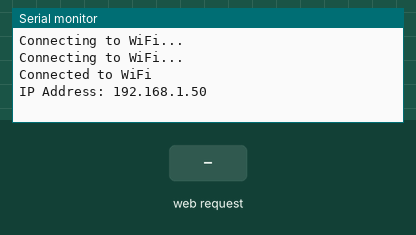
Simulated run of this sketch. Board: ESP32. Shown: the last lines printed to the serial monitor. The inputs (shaded band) are chosen by the test bench. WiFi joins after 1.5 s; servers stay silent unless stated.

Above: at 3.2 s.
3.3 s: HTTP request GET /?command=LED_ON received
At 4.1 s:
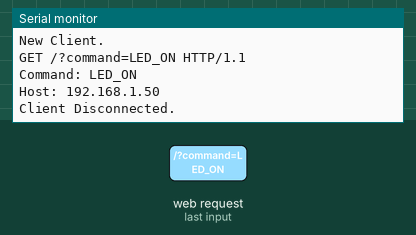
4.8 s: HTTP request GET /?command=LED_OFF received
At 5.3 s:
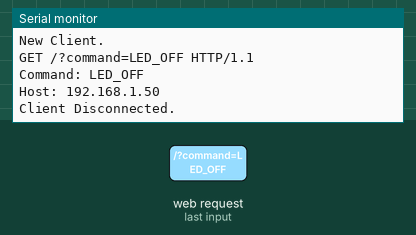

The sketch:

esp32-server.ino
```cpp
#include <WiFi.h>
#include <WiFiClient.h>
#include <WiFiServer.h>

// Replace with your network credentials
const char* ssid = "DIGIFIBRA-Pu5f";
const char* password = "UX5ysFfU6P";

WiFiServer server(80);

void setup() {
  Serial.begin(115200);

  // Connect to Wi-Fi
  WiFi.begin(ssid, password);
  while (WiFi.status() != WL_CONNECTED) {
    delay(1000);
    Serial.println("Connecting to WiFi...");
  }

  Serial.println("Connected to WiFi");
  Serial.print("IP Address: ");
  Serial.println(WiFi.localIP());

  // Start the server
  server.begin();
}

void loop() {
  WiFiClient client = server.available();
  if (client) {
    Serial.println("New Client.");
    String currentLine = "";
    while (client.connected()) {
      if (client.available()) {
        char c = client.read();
        Serial.write(c);
        if (c == '\n') {
          if (currentLine.length() == 0) {
            client.println("HTTP/1.1 200 OK");
            client.println("Content-type:text/html");
            client.println();
            client.println("<!DOCTYPE HTML>");
            client.println("<html>");
            client.println("<form action=\"/\" method=\"get\">");
            client.println("<input type=\"submit\" name=\"command\" value=\"LED_ON\">");
            client.println("<input type=\"submit\" name=\"command\" value=\"LED_OFF\">");
            client.println("</form>");
            client.println("</html>");
            client.println();
            break;
          } else {
            if (currentLine.startsWith("GET /?command=LED_ON")) {
              Serial.println("Command: LED_ON");
              // Handle LED_ON command
            } else if (currentLine.startsWith("GET /?command=LED_OFF")) {
              Serial.println("Command: LED_OFF");
              // Handle LED_OFF command
            }
            currentLine = "";
          }
        } else if (c != '\r') {
          currentLine += c;
        }
      }
    }
    client.stop();
    Serial.println("Client Disconnected.");
  }
}
```

Measured:
- after the input at 3.3 s, the serial monitor: prints a new line at once (image 1)
- after the input at 4.8 s, the serial monitor: prints a new line at once (image 2)
